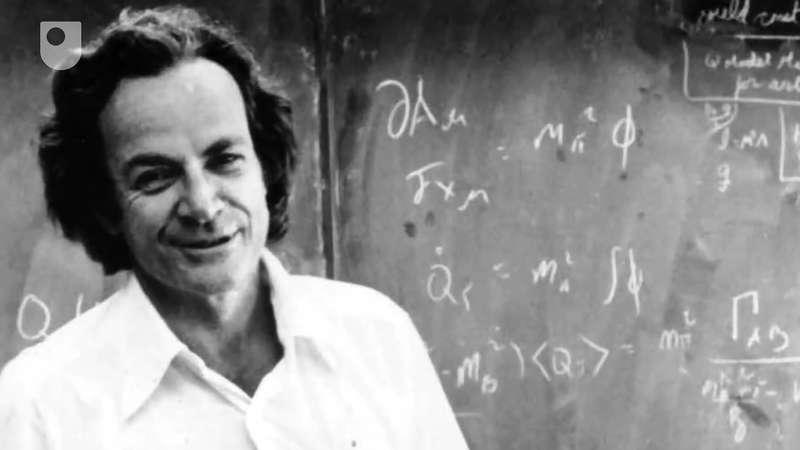
#> input picture correlation/images/test.jpg, 800 x 450 px
$ python correlation.py --image images/test.jpg
#> lines starting #> are read from the running program, lines starting #| are printed output that depends on the picture

from skimage.exposure import rescale_intensity
import numpy as np
import argparse
import cv2

apo = argparse.ArgumentParser()
apo.add_argument('-i','--image', required = True, help = "Path to the image you wish to convolve")
args = vars(apo.parse_args())

def correlation(img, kernel):
    #adding padding to the image to not lose the spatial dimensions

    img_h, img_w = img.shape[:2]
    k_h, k_w = kernel.shape[:2]
    pad = (k_w - 1)//2

    #applying padding to the image
    img_pad = cv2.copyMakeBorder(img, pad, pad, pad, pad, cv2.BORDER_REPLICATE)

    #creating an output matrix of the size of the image
    output = np.ones((img_h, img_w), dtype = "float32")

    #moving through the image and picking the region of interest
    #multiplying that by the kernel
    for i in range(0, img_h):
        for j in range(0, img_w):
            overlap_img = img_pad[i:k_h+i, j:k_w+j]
            value = (overlap_img*kernel).sum()
            output[i, j] = value

    #the output must have value between (0,255)
    output = rescale_intensity(output, in_range=(0, 255))
    output = (output * 255).astype("uint8")

    return output

#kernel to appy mean average
kernel = np.ones((3,3), dtype = "float32")
kernel = kernel / 9

#kernel to sharpen the image
sharpen = np.array((
	[0, -1, 0],
	[-1, 5, -1],
	[0, -1, 0]), dtype="int")


sobelX = np.array((
	[-1, 0, 1],
	[-2, 0, 2],
	[-1, 0, 1]), dtype="int")


img1 = cv2.imread(args["image"])
#> img1 is the input picture: shape (450, 800, 3); min 0, max 255, mean 137.8
img1 = cv2.cvtColor(img1, cv2.COLOR_BGR2GRAY)
#> img1: shape (450, 800)
img1 = cv2.resize(img1, (400,300))
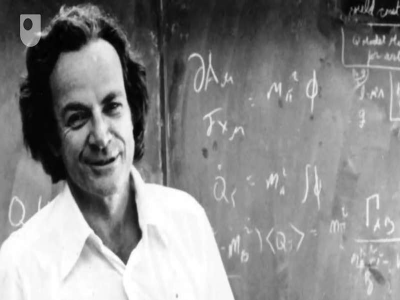
#> img1: shape (300, 400); min 0, max 255, mean 137.8

#change the kernel variable in the next function according to the need
crr = correlation(img1, sharpen)
#> in correlation, `img_pad = cv2.copyMakeBorder(img, pad, pad, pad, pad, cv2.BORDER_REPLI..`:
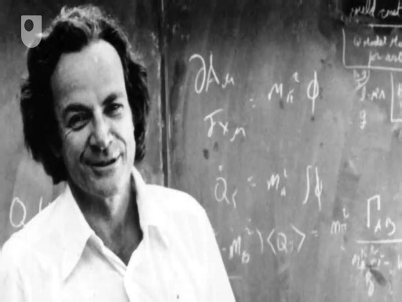
#> img_pad: shape (302, 402); min 0, max 255, mean 137.7
#> after the loop in correlation, `for i in range(0, img_h):`:
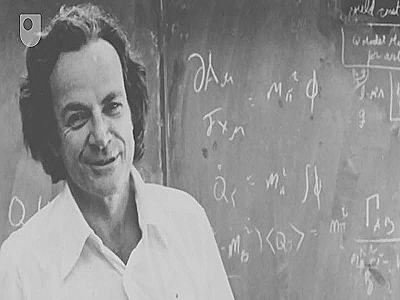
#> output: shape (300, 400) float32; min -141, max 348, mean 137.8; drawn with min black and max white
#> in correlation, `output = rescale_intensity(output, in_range=(0, 255))`:
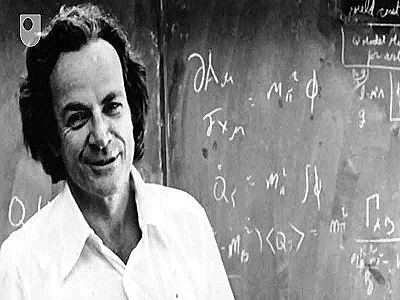
#> output: shape (300, 400) float32; min 0, max 1, mean 0.54

cv2.imshow("Original Image", img1)
cv2.imshow("Image", crr)

cv2.waitKey(0)
cv2.destroyAllWindows()
